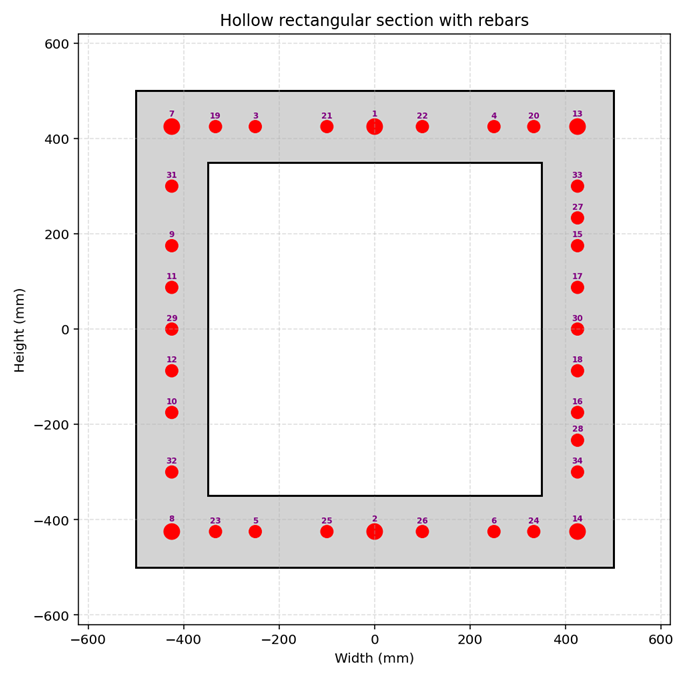

Here is the Python script that generated this plot:
def CONCRETE_RECTANGULAR_HOLLOW_SECTION_FUN(secTag, STEEL_TYPE, fc, Kfc,
                           b_o, h_o, b_i, h_i,
                           nFib, CONCRETE_DENSITY,
                           plot=True):
    """
    Create a Hollow Box confined‑concrete fiber section (OpenSees) and,
    if PLOT=True, draw a simple 2‑D sketch of the section.

    Parameters
    ----------
    secTag          : int   – section identifier
    b_o, h_o       : float – outer width and height  (mm)
    b_i, h_i       : float – inner width and height  (mm)
    cover           : float – concrete cover (mm)
    As              : float – area of one reinforcement bar (mm²)
    STEEL_TYPE      : str   – 'ELASTIC' or 'INELASTIC'
    fc              : float – unconfined concrete compressive strength (MPa, negative)
    Kfc             : float – ratio of confined to unconfined concrete strength
    CONCRETE_DENSITY: float – ρc (kg/m³) – will be converted to N·s²/mm³
    PLOT            : bool  – draw the section if True
    
    THIS PROGRAM WRITTEN BY SALAR DELAVAR GHASHGHAEI (QASHQAI)
    """
    import openseespy.opensees as ops
    import matplotlib.pyplot as plt
    import matplotlib.patches as patches
    import numpy as np
    # Define materials for nonlinear elements
    # Define parameters (units: mm, N)
    # ------------------------------------------
    # CONCRETE                  tag   f'c        ec0   f'cu        ecu
    # Cover concrete (unconfined)
    fcU = -fc                 # [N/mm²] Concrete Compressive Strength
    Ec = 4700 * np.sqrt(-fcU) # [N/mm^2] Concrete Elastic Modulus
    ec0U = 2*fcU/Ec           # [mm/mm] Concrete Compressive Strain
    fcUU = 0.2*fcU            # [N/mm²] Concrete Compressive Ultimate Strength
    ecuU = 5*ec0U             # [mm/mm] Concrete Compressive Ultimate Strain

    # Core concrete (confined)
    #Kfc = 1.3;			      # ratio of confined to unconfined concrete strength
    fcC = Kfc*fcU             # [N/mm²] Concrete Compressive Strength
    Ec = 4700 * np.sqrt(-fcC) # [N/mm^2] Concrete Elastic Modulus
    ec0C = 2*fcC/Ec           # [mm/mm] Concrete Compressive Strain
    fcUC = 0.65*fcC           # [N/mm²] Concrete Compressive Ultimate Strength
    ecuC = 15*ec0C            # [mm/mm] Concrete Compressive Ultimate Strain
    Lambda = 0.1;	          # ratio between unloading slope
    # tensile-strength properties
    ftC = 0.7 * np.sqrt(-fcC)  # [N/mm²] tensile strength +tension
    ftU = 0.7 * np.sqrt(-fcU)  # [N/mm²] tensile strength +tension
    EtsC = ftC/np.abs(ec0C)    # [N/mm²] tension softening stiffness
    EtsU = ftU/np.abs(ec0U)	   # [N/mm²] tension softening stiffness
    
    # STEEL
    # Reinforcing steel
    fy = 400          # [N/mm²] Steel Rebar Yield Strength   
    Es = 2e5          # [N/mm²] Modulus of Elasticity
    ey = fy/Es        # [mm/mm] Steel Rebar Yield Strain
    fu = 1.1818*fy    # [N/mm²] Steel Rebar Ultimate Strength
    esu = 0.09        # [mm/mm] Steel Rebar Ultimate Strain
    Esh = (fu - fy)/(esu - ey)
    Bs = Esh / Es
    
    import openseespy.opensees as ops
    
    coreTag, coverTag, steelTag = secTag + 100, secTag + 200, secTag + 300
    if STEEL_TYPE == 'ELASTIC':
        ops.uniaxialMaterial('Steel01', steelTag, fy, Es, Bs) 
    if STEEL_TYPE == 'INELASTIC':   
        pinchX = 0.8   # Pinching factor in X direction
        pinchY = 0.5   # Pinching factor in Y direction
        damage1 = 0.0  # Damage due to ductility
        damage2 = 0.0  # Damage due to energy
        beta = 0.1     # Stiffness degradation parameter
        ops.uniaxialMaterial('Hysteretic', steelTag, fy, ey, fu, esu, 0.2*fu, 1.1*esu, -fy, -ey, -fu, -esu, -0.2*fu, -1.1*esu, pinchX, pinchY, damage1, damage2, beta)
        # INFO LINK: https://opensees.berkeley.edu/wiki/index.php/Hysteretic_Material
        
    #ops.uniaxialMaterial('Concrete01', coreTag, fcC, ec0C, fcUC, ecuC)  # Core concrete (confined)
    #ops.uniaxialMaterial('Concrete01', coverTag, fcU, ec0U, fcUU, ecuU) # Cover concrete (unconfined)
    ops.uniaxialMaterial('Concrete02', coreTag, fcC, ec0C, fcUC, ecuC, Lambda, ftC, EtsC) # build core concrete (confined)
    ops.uniaxialMaterial('Concrete02', coverTag, fcU, ec0U, fcUU, ecuU, Lambda, ftU, EtsU) # build cover concrete (unconfined)

    # -------------------- Section area -------------------------
    AREA = (b_o * h_o) - (b_i * h_i)
    print(f"Total Section Area = {AREA:.2f} mm²")

    # -------------------- Fiber section -------------------------
    ops.section('Fiber', secTag)

    def add_rect(mat, y_bot, y_top, x_left, x_right):
        ops.patch('rect', mat, nFib, nFib,
                  x_left, y_bot, x_right, y_top)

    T_h = h_o - h_i
    T_b = b_o - b_i
    # ===== Outer cover =====
    # Top‑bottom edges
    add_rect(coverTag,  h_o/2-T_h,  h_o/2, -b_o/2,  b_o/2)   # top edge
    add_rect(coverTag, -h_o/2+T_h, -h_o/2, -b_o/2,  b_o/2)   # bottom edge
    # Left‑right edges
    add_rect(coverTag, -h_o/2+T_h,  h_o/2-T_h, -b_o/2, -b_o/2+T_b)   # left edge
    add_rect(coverTag, -h_o/2+T_h,  h_o/2-T_h,  b_o/2,  b_o/2-T_b)   # right edge

    # -------------------- Rebars -------------------------------
    # (diameter [mm], y‑coord [mm], x‑coord [mm])
    rebars = [
        # (diameter[mm], y[mm], x[mm])
        (32.0,  h_o/2-0.25*T_h,  0.0),      # 1
        (32.0, -h_o/2+0.25*T_h,  0.0),      # 2
        (25.0,  h_o/2-0.25*T_h, -b_o/4),    # 3
        (25.0,  h_o/2-0.25*T_h,  b_o/4),    # 4
        (25.0, -h_o/2+0.25*T_h, -b_o/4),    # 5
        (25.0, -h_o/2+0.25*T_h,  b_o/4),    # 6
        (32.0,  h_i/2+0.25*T_h,  -b_o/2 + 0.25*T_b), # 7
        (32.0, -h_i/2-0.25*T_h,  -b_o/2 + 0.25*T_b), # 8
        (25.0,  h_i/4, -b_o/2 + 0.25*T_b),  # 9
        (25.0,  -h_i/4, -b_o/2 + 0.25*T_b), # 10
        (25.0, h_i/8, -b_o/2 + 0.25*T_b),   # 11
        (25.0, -h_i/8,  -b_o/2 + 0.25*T_b), # 12
        
        (32.0,  h_i/2+0.25*T_h,  +b_o/2 - 0.25*T_b), # 13
        (32.0, -h_i/2-0.25*T_h,  +b_o/2 - 0.25*T_b), # 14
        (25.0,  h_i/4, +b_o/2 - 0.25*T_b),  # 15
        (25.0,  -h_i/4, +b_o/2 - 0.25*T_b), # 16
        (25.0, h_i/8, +b_o/2 - 0.25*T_b),   # 17
        (25.0, -h_i/8,  +b_o/2 - 0.25*T_b), # 18
        (25.0,  h_o/2-0.25*T_h, -b_o/3),    # 19
        (25.0,  h_o/2-0.25*T_h,  b_o/3),    # 20
        (25.0,  h_o/2-0.25*T_h, -b_o/10),   # 21
        (25.0,  h_o/2-0.25*T_h,  b_o/10),   # 22
        (25.0, -h_o/2+0.25*T_h, -b_o/3),    # 23
        (25.0, -h_o/2+0.25*T_h,  b_o/3),    # 24
        (25.0, -h_o/2+0.25*T_h, -b_o/10),   # 25
        (25.0, -h_o/2+0.25*T_h,  b_o/10),   # 26
        (25.0,  h_i/3, +b_o/2 - 0.25*T_b),  # 27
        (25.0,  -h_i/3, +b_o/2 - 0.25*T_b), # 28
        (32.0, 0.0, -b_o/2 + 0.25*T_b),     # 29
        (32.0, 0.0,  +b_o/2 - 0.25*T_b),    # 30
        (25.0,  h_i/2 - 50, -b_o/2 + 0.25*T_b),  # 31
        (25.0,  -h_i/2 +50, -b_o/2 + 0.25*T_b),  # 32
        (25.0,  h_i/2 - 50, +b_o/2 - 0.25*T_b),  # 33
        (25.0,  -h_i/2 + 50, +b_o/2 - 0.25*T_b), # 34
    ]
    
    for dia, y, x in rebars:
        area = np.pi * dia**2 / 4.0          # mm²
        ops.fiber(x, y, area, steelTag)     # add to OpenSees model
    
    # -------------------- Plot (optional) -----------------------
    if plot:
        fig, ax = plt.subplots(figsize=(8, 8))
        ax.set_xlabel('Width (mm)')
        ax.set_ylabel('Height (mm)')
        ax.set_title('Hollow rectangular section with rebars')
        ax.grid(True, ls='--', alpha=0.4)
    
        # Outer cover – light gray
        outer = patches.Rectangle((-b_o/2, -h_o/2), b_o, h_o,
                                  linewidth=1.5, edgecolor='black',
                                  facecolor='lightgray')
        ax.add_patch(outer)

        # Inner hole – white
        inner = patches.Rectangle((-b_i/2, -h_i/2), b_i, h_i,
                                  linewidth=1.5, edgecolor='black',
                                  facecolor='white')
        ax.add_patch(inner)

        # Rebars – red circles + numbers
        for idx, (dia, y, x) in enumerate(rebars, start=1):
            circ = patches.Circle((x, y), dia/2,
                                  edgecolor='red', facecolor='red')
            ax.add_patch(circ)
            ax.text(x, y + dia/2 + 2, f'{idx}',
                    color='purple', fontsize=6,
                    ha='center', va='bottom',
                    fontweight='bold')
    
        # Set limits
        lim = max(b_o, h_o) * 0.6 + 20
        ax.set_xlim(-lim, lim)
        ax.set_ylim(-lim, lim)
        ax.set_aspect('equal')
        plt.show()
    
    ELE_MASS = CONCRETE_DENSITY * AREA # kg/mm
    
    return h_o, ELE_MASS
